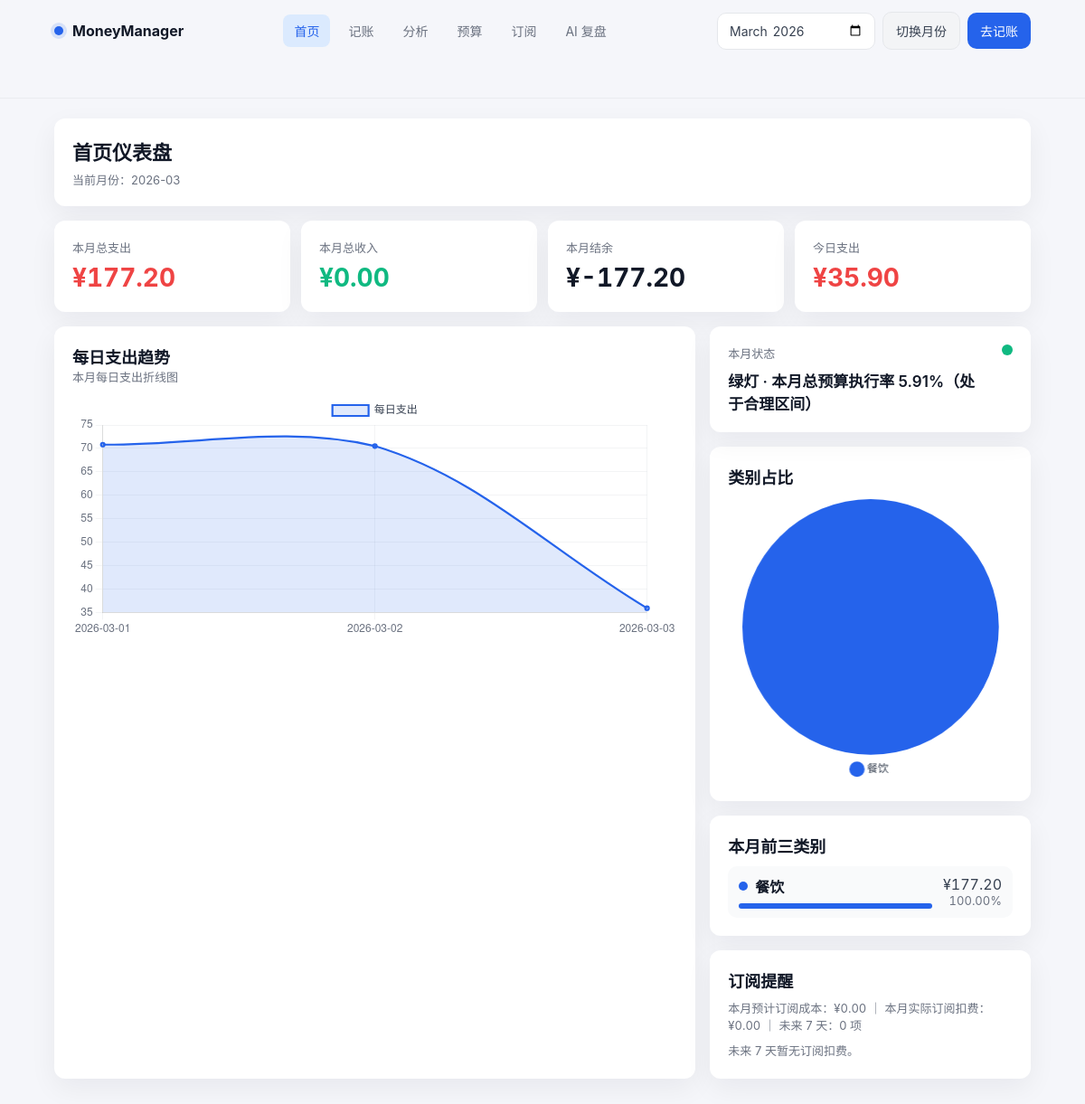
The page / on the database its author committed.
### tables this page shows
CREATE TABLE "transactions" (
                    id INTEGER PRIMARY KEY AUTOINCREMENT,
                    amount REAL NOT NULL,
                    type TEXT CHECK(type IN ('income', 'expense')) NOT NULL,
                    date TEXT NOT NULL,
                    category_main TEXT NOT NULL,
                    category_sub TEXT,
                    tags TEXT,
                    note TEXT,
                    created_at TEXT DEFAULT CURRENT_TIMESTAMP
                );

### app.py (the view)
    @app.route("/")
    def index():
        category_palette = ["#2563EB", "#0EA5E9", "#14B8A6", "#22C55E", "#F59E0B", "#EF4444"]
        month = request.args.get("month") or date.today().strftime("%Y-%m")
        dashboard = get_monthly_dashboard_data(month=month)
        monthly_stats = get_monthly_stats(month)
        budget_data = get_budget_execution(month)
        current_month = date.today().strftime("%Y-%m")
        today_expense = get_today_expense() if month == current_month else 0.0
        top_categories = [
            {
                **item,
                "color": category_palette[index % len(category_palette)],
            }
            for index, item in enumerate(monthly_stats.get("category_stats", [])[:3])
        ]
        emotion_light = build_emotion_light(month, monthly_stats.get("total_expense", 0), budget_data)
        subscription_summary = get_subscription_monthly_cost_summary()
        subscription_metrics = get_subscription_monthly_metrics(month)
        subscription_upcoming = get_upcoming_subscriptions(days=7)[:3]
        return render_template(
            "index.html",
            active_page="index",
            month=dashboard["month"],
            summary=dashboard["summary"],
            daily_expense=dashboard["daily_expense"],
            category_share=dashboard["category_share"],
            today_expense=today_expense,
            top_categories=top_categories,
            emotion_light=emotion_light,
            subscription_summary=subscription_summary,
            subscription_metrics=subscription_metrics,
            subscription_upcoming=subscription_upcoming,
        )

### templates/index.html (shortened to what this page needs)
<!doctype html>
<html lang="zh-CN">
  <head>
    <link rel="stylesheet" href="{{ url_for('static', filename='css/app.css') }}" />
  </head>
  <body>
    <header class="top-nav app-shell">
      <div class="top-nav-inner">
        <a class="brand" href="/">
          <span class="brand-dot"></span>
          <span>MoneyManager</span>
        </a>
        <nav class="nav-links">
          <a class="nav-link {{ 'active' if active_page == 'index' else '' }}" href="/">首页</a>
          <a class="nav-link {{ 'active' if active_page == 'add' else '' }}" href="/add">记账</a>
          <a class="nav-link {{ 'active' if active_page == 'analysis' else '' }}" href="/analysis">分析</a>
          <a class="nav-link {{ 'active' if active_page == 'budget' else '' }}" href="/budget">预算</a>
          <a class="nav-link {{ 'active' if active_page == 'subscriptions' else '' }}" href="/subscriptions">订阅</a>
          <a class="nav-link {{ 'active' if active_page == 'ai' else '' }}" href="/ai">AI 复盘</a>
        </nav>
        <div class="nav-actions">
          <form method="get" action="/" class="toolbar">
            <input type="month" name="month" value="{{ month }}" />
            <button class="btn-secondary" type="submit">切换月份</button>
          </form>
          <a class="btn" href="/add">去记账</a>
        </div>
      </div>
    </header>
    <main class="app-shell">
      <div class="page">
        <section class="panel">
          <h1 class="page-title">首页仪表盘</h1>
          <div class="page-subtitle">当前月份：{{ month }}</div>
        </section>
        <section class="kpi-grid">
          <article class="kpi-card">
            <div class="kpi-label">本月总支出</div>
            <div class="kpi-value expense mono">¥{{ '%.2f'|format(summary.total_expense) }}</div>
          </article>
          <article class="kpi-card">
            <div class="kpi-label">本月总收入</div>
            <div class="kpi-value income mono">¥{{ '%.2f'|format(summary.total_income) }}</div>
          </article>
          <article class="kpi-card">
            <div class="kpi-label">本月结余</div>
            <div class="kpi-value mono">¥{{ '%.2f'|format(summary.balance) }}</div>
          </article>
          <article class="kpi-card">
            <div class="kpi-label">今日支出</div>
            <div class="kpi-value expense mono">¥{{ '%.2f'|format(today_expense) }}</div>
          </article>
        </section>
        <section class="layout-main">
          <article class="panel">
            <h2 class="page-title" style="font-size: 18px;">每日支出趋势</h2>
            <div class="small">本月每日支出折线图</div>
            {% if daily_expense %}
            <canvas id="dailyExpenseChart" height="120" style="margin-top: 12px;"></canvas>
            {% else %}
            <div class="helper-text">该月份暂无支出数据。</div>
            {% endif %}
          </article>
          <div class="stack">
            <article class="panel emotion-card">
              <div class="status-dot {{ emotion_light.level }}"></div>
              <div class="kpi-label">本月状态</div>
              <div class="status-text">{{ emotion_light.label }} · {{ emotion_light.reason }}</div>
            </article>
            <article class="panel">
              <h2 class="page-title" style="font-size: 18px;">类别占比</h2>
              {% if category_share %}
              <canvas id="categoryPieChart" height="180" style="margin-top: 12px;"></canvas>
              {% else %}
              <div class="helper-text">该月份暂无类别数据。</div>
              {% endif %}
            </article>
            <article class="panel">
              <h2 class="page-title" style="font-size: 18px;">本月前三类别</h2>
              {% if top_categories %}
              <div class="category-list" style="margin-top: 10px;">
                {% for item in top_categories %}
                <div class="category-item">
                  <div class="category-main">
                    <div class="category-name">
                      <span class="color-dot" style="background: {{ item.color }};"></span>
                      <span>{{ item.name }}</span>
                    </div>
                    <div class="progress">
                      <span style="width: {{ item.ratio }}%; background: {{ item.color }};"></span>
                    </div>
                  </div>
                  <div class="mono" style="text-align: right;">
                    <div>¥{{ '%.2f'|format(item.amount) }}</div>
                    <div class="small">{{ '%.2f'|format(item.ratio) }}%</div>
                  </div>
                </div>
                {% endfor %}
              </div>
              {% else %}
              <div class="helper-text">暂无类别数据。</div>
              {% endif %}
            </article>
            <article class="panel">
              <h2 class="page-title" style="font-size: 18px;">订阅提醒</h2>
              <div class="kpi-label" style="margin-top: 8px;">
                本月预计订阅成本：<span class="mono">¥{{ '%.2f'|format(subscription_metrics.estimated_monthly_cost) }}</span>
                ｜ 本月实际订阅扣费：<span class="mono">¥{{ '%.2f'|format(subscription_metrics.actual_charged_amount) }}</span>
                ｜ 未来 7 天：{{ subscription_summary.upcoming_count }} 项
              </div>
              {% if subscription_upcoming %}
              <div class="category-list" style="margin-top: 10px;">
                {% for item in subscription_upcoming %}
                <div class="category-item">
                  <div class="category-main">
                    <div class="category-name">
                      <span>{{ item.name }}</span>
                    </div>
                    <div class="small">{{ item.next_billing_date }} · {{ item.cycle }}</div>
                  </div>
                  <div class="mono" style="text-align: right;">
                    <div>¥{{ '%.2f'|format(item.amount) }}</div>
                    <div class="small">月折算 ¥{{ '%.2f'|format(item.monthly_cost) }}</div>
                  </div>
                </div>
                {% endfor %}
              </div>
              {% else %}
              <div class="helper-text">未来 7 天暂无订阅扣费。</div>
              {% endif %}
            </article>
          </div>
        </section>
      </div>
    </main>
    <script>
      const dashboardDataElement = document.getElementById("dashboard-data");
      const dashboardData = dashboardDataElement
        ? JSON.parse(dashboardDataElement.textContent)
        : { daily_expense: [], category_share: [] };
      const dailyExpense = dashboardData.daily_expense || [];
      const categoryShare = dashboardData.category_share || [];
      if (dailyExpense.length > 0) {
        const dailyCtx = document.getElementById("dailyExpenseChart");
        new Chart(dailyCtx, {
          type: "line",
          data: {
            labels: dailyExpense.map((item) => item.date),
            datasets: [
              {
                label: "每日支出",
                data: dailyExpense.map((item) => item.amount),
                borderColor: "#2563EB",
                backgroundColor: "rgba(37, 99, 235, 0.14)",
                pointRadius: 2,
                pointHoverRadius: 4,
                borderWidth: 2.2,
                tension: 0.36,
                fill: true,
              },
            ],
          },
          options: {
            responsive: true,
            plugins: {
              legend: { display: true, labels: { color: "#374151" } },
            },
            scales: {
              x: { grid: { color: "rgba(107, 114, 128, 0.08)" }, ticks: { color: "#6B7280" } },
              y: { grid: { color: "rgba(107, 114, 128, 0.08)" }, ticks: { color: "#6B7280" } },
            },
          },
        });
      }
      if (categoryShare.length > 0) {
        const pieCtx = document.getElementById("categoryPieChart");
        new Chart(pieCtx, {
          type: "pie",
          data: {
            labels: categoryShare.map((item) => item.category),
            datasets: [
              {
                data: categoryShare.map((item) => item.amount),
                borderWidth: 0,
                backgroundColor: [
                  "#2563EB",
                  "#0EA5E9",
                  "#14B8A6",
                  "#22C55E",
                  "#F59E0B",
                  "#EF4444",
                  "#8B5CF6",
                  "#64748B",
                ],
              },
            ],
          },
          options: {
            plugins: {
              legend: {
                position: "bottom",
                labels: { color: "#374151", boxWidth: 10, usePointStyle: true, pointStyle: "circle" },
              },
            },
          },
        });
      }
    </script>
  </body>
</html>

### rows shown on the page
transactions: name "餐饮", {{ item.ratio }} 100.0 (drawn), amount "177.20", ratio "100.00"

### other values the page prints
{{ month }} "2026-03"
{{ '%.2f'|format(summary.total_expense) }} "177.20"
{{ '%.2f'|format(summary.total_income) }} "0.00"
{{ '%.2f'|format(summary.balance) }} "-177.20"
{{ '%.2f'|format(today_expense) }} "35.90"
{{ emotion_light.label }} "绿灯"
{{ emotion_light.reason }} "本月总预算执行率 5.91%（处于合理区间）"
{{ '%.2f'|format(subscription_metrics.estimated_monthly_cost) }} "0.00"
{{ '%.2f'|format(subscription_metrics.actual_charged_amount) }} "0.00"
{{ subscription_summary.upcoming_count }} "0"
